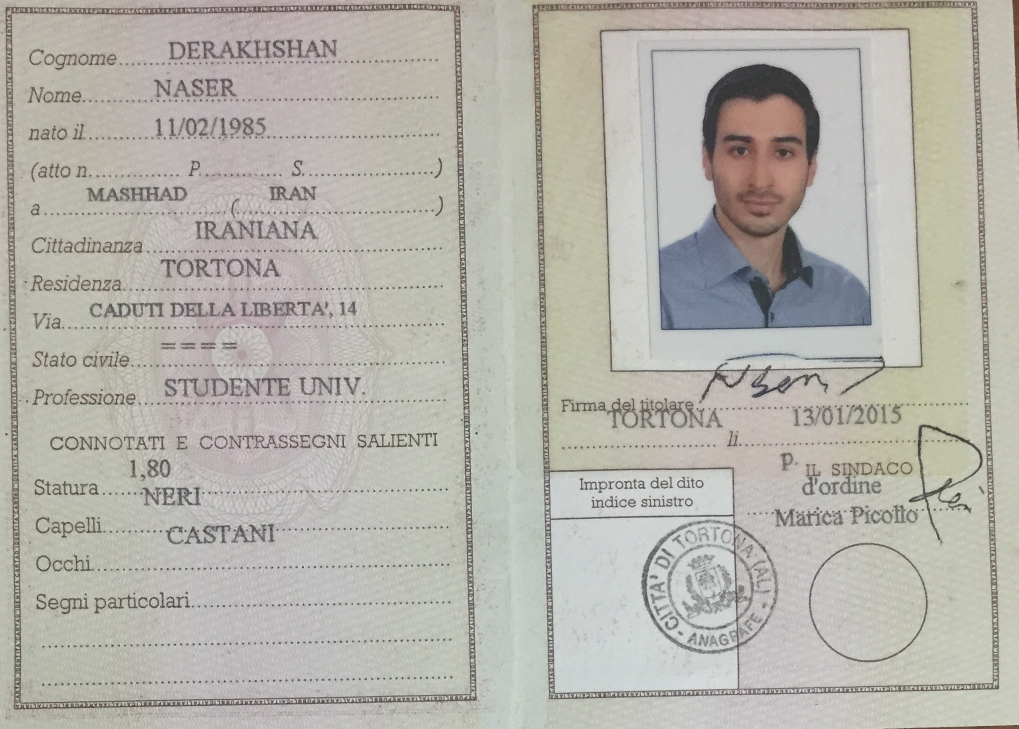
#> input picture OCR-AGS/IMG_0860.jpg, 2037 x 1457 px, given in place of scan001.jpg, which was not available (shown at 1/2 size)
$ python AutoRotateFinal.py   (Python 2 division)   (older library calls are emulated)
#> lines starting #> are read from the running program, lines starting #| are printed output that depends on the picture; after the words box and inside, x2 and y2 are one past the last pixel; in counts of white or black regions, pixels touching at a corner belong together; pictures that were not available may be replaced by others from this repository, and a replacement may not be noted
import glob
import os
import sys
import random
import cv2
from PIL import Image, ImageDraw
import numpy as np
from scipy.ndimage.filters import rank_filter
from scipy import ndimage

np.set_printoptions(threshold=np.nan)


def dilate(ary, N, iterations):
    """Dilate using an NxN '+' sign shape. ary is np.uint8."""
    kernel = np.zeros((N, N), dtype=np.uint8)
    kernel[(N - 1) / 2, :] = 1
    dilated_image = cv2.dilate(ary / 255, kernel, iterations=iterations)

    kernel = np.zeros((N, N), dtype=np.uint8)
    kernel[:, (N - 1) / 2] = 1
    dilated_image = cv2.dilate(dilated_image, kernel, iterations=iterations)
    return dilated_image


def props_for_contours(contours, ary):
    """Calculate bounding box & the number of set pixels for each contour."""
    c_info = []
    for c in contours:
        x, y, w, h = cv2.boundingRect(c)
        c_im = np.zeros(ary.shape)
        cv2.drawContours(c_im, [c], 0, 255, -1)
        c_info.append({
            'x1': x,
            'y1': y,
            'x2': x + w - 1,
            'y2': y + h - 1,
            'sum': np.sum(ary * (c_im > 0)) / 255
        })
    return c_info


def union_crops(crop1, crop2):
    """Union two (x1, y1, x2, y2) rects."""
    x11, y11, x21, y21 = crop1
    x12, y12, x22, y22 = crop2
    return min(x11, x12), min(y11, y12), max(x21, x22), max(y21, y22)


def intersect_crops(crop1, crop2):
    x11, y11, x21, y21 = crop1
    x12, y12, x22, y22 = crop2
    return max(x11, x12), max(y11, y12), min(x21, x22), min(y21, y22)


def crop_area(crop):
    x1, y1, x2, y2 = crop
    return max(0, x2 - x1) * max(0, y2 - y1)


def find_border_components(contours, ary):
    borders = []
    area = ary.shape[0] * ary.shape[1]
    for i, c in enumerate(contours):
        x, y, w, h = cv2.boundingRect(c)
        if w * h > 0.5 * area:
            borders.append((i, x, y, x + w - 1, y + h - 1))
    return borders


def angle_from_right(deg):
    return min(deg % 90, 90 - (deg % 90))


def remove_border(contour, ary):
    """Remove everything outside a border contour."""
    # Use a rotated rectangle (should be a good approximation of a border).
    # If it's far from a right angle, it's probably two sides of a border and
    # we should use the bounding box instead.
    c_im = np.zeros(ary.shape)
    r = cv2.minAreaRect(contour)
    degs = r[2]
    if angle_from_right(degs) <= 10.0:
        box = cv2.boxPoints(r)
        box = np.int0(box)
        cv2.drawContours(c_im, [box], 0, 255, -1)
        cv2.drawContours(c_im, [box], 0, 0, 4)
    else:
        x1, y1, x2, y2 = cv2.boundingRect(contour)
        cv2.rectangle(c_im, (x1, y1), (x2, y2), 255, -1)
        cv2.rectangle(c_im, (x1, y1), (x2, y2), 0, 4)

    return np.minimum(c_im, ary)


def find_components(edges, max_components=16):
    """Dilate the image until there are just a few connected components.

    Returns contours for these components."""
    # Perform increasingly aggressive dilation until there are just a few
    # connected components.
    count = 21
    dilation = 5
    n = 1
    while count > max_components:
        n += 1
        dilated_image = dilate(edges, N=3, iterations=n)
        image1, contours, hierarchy = cv2.findContours(dilated_image, cv2.RETR_TREE, cv2.CHAIN_APPROX_SIMPLE)
        count = len(contours)

    Image.fromarray(edges).show()

    Image.fromarray(255 * dilated_image).save('images/autorotate/dilated_image.jpg')
    img3 = cv2.imread('images/autorotate/dilated_image.jpg', 0)
    return contours, img3


def find_optimal_components_subset(contours, edges):
    """Find a crop which strikes a good balance of coverage/compactness.

    Returns an (x1, y1, x2, y2) tuple.
    """
    c_info = props_for_contours(contours, edges)
    c_info.sort(key=lambda x: -x['sum'])
    total = np.sum(edges) / 255
    area = edges.shape[0] * edges.shape[1]

    c = c_info[0]
    del c_info[0]
    this_crop = c['x1'], c['y1'], c['x2'], c['y2']
    crop = this_crop
    covered_sum = c['sum']

    while covered_sum < total:
        changed = False
        recall = 1.0 * covered_sum / total
        prec = 1 - 1.0 * crop_area(crop) / area
        f1 = 2 * (prec * recall / (prec + recall))
        # print '----'
        for i, c in enumerate(c_info):
            this_crop = c['x1'], c['y1'], c['x2'], c['y2']
            new_crop = union_crops(crop, this_crop)
            new_sum = covered_sum + c['sum']
            new_recall = 1.0 * new_sum / total
            new_prec = 1 - 1.0 * crop_area(new_crop) / area
            new_f1 = 2 * new_prec * new_recall / (new_prec + new_recall)

            # Add this crop if it improves f1 score,
            # _or_ it adds 25% of the remaining pixels for <15% crop expansion.
            # ^^^ very ad-hoc! make this smoother
            remaining_frac = c['sum'] / (total - covered_sum)
            new_area_frac = 1.0 * crop_area(new_crop) / crop_area(crop) - 1
            if new_f1 > f1 or (
                            remaining_frac > 0.25 and new_area_frac < 0.15):
                print '%d %s -> %s / %s (%s), %s -> %s / %s (%s), %s -> %s' % (
                    i, covered_sum, new_sum, total, remaining_frac,
                    crop_area(crop), crop_area(new_crop), area, new_area_frac,
                    f1, new_f1)
                crop = new_crop
                covered_sum = new_sum
                del c_info[i]
                changed = True
                break

        if not changed:
            break

    return crop


def pad_crop(crop, contours, edges, border_contour, pad_px=15):
    """Slightly expand the crop to get full contours.

    This will expand to include any contours it currently intersects, but will
    not expand past a border.
    """
    bx1, by1, bx2, by2 = 0, 0, edges.shape[0], edges.shape[1]
    if border_contour is not None and len(border_contour) > 0:
        c = props_for_contours([border_contour], edges)[0]
        bx1, by1, bx2, by2 = c['x1'] + 5, c['y1'] + 5, c['x2'] - 5, c['y2'] - 5

    def crop_in_border(crop):
        x1, y1, x2, y2 = crop
        x1 = max(x1 - pad_px, bx1)
        y1 = max(y1 - pad_px, by1)
        x2 = min(x2 + pad_px, bx2)
        y2 = min(y2 + pad_px, by2)
        return crop

    crop = crop_in_border(crop)

    c_info = props_for_contours(contours, edges)
    changed = False
    for c in c_info:
        this_crop = c['x1'], c['y1'], c['x2'], c['y2']
        this_area = crop_area(this_crop)
        int_area = crop_area(intersect_crops(crop, this_crop))
        new_crop = crop_in_border(union_crops(crop, this_crop))
        if 0 < int_area < this_area and crop != new_crop:
            print '%s -> %s' % (str(crop), str(new_crop))
            changed = True
            crop = new_crop

    if changed:
        return pad_crop(crop, contours, edges, border_contour, pad_px)
    else:
        return crop


def downscale_image(im, max_dim=2048):
    """Shrink im until its longest dimension is <= max_dim.

    Returns new_image, scale (where scale <= 1).
    """
    a, b = im.size
    if max(a, b) <= max_dim:
        return 1.0, im

    scale = 1.0 * max_dim / max(a, b)
    new_im = im.resize((int(a * scale), int(b * scale)), Image.ANTIALIAS)
    return scale, new_im


def process_image(path, out_path):
#> called with path = 'images/source/scan001.jpg', out_path = 'images/autorotate/process1.jpg'
    orig_im = Image.open(path)
#> orig_im is the input picture: PIL image 2037x1457 RGB; mean R, G, B 181.2, 179, 171.7
    scale, im = downscale_image(orig_im)
#> scale = 1

    edges = cv2.Canny(np.asarray(im), 100, 200)
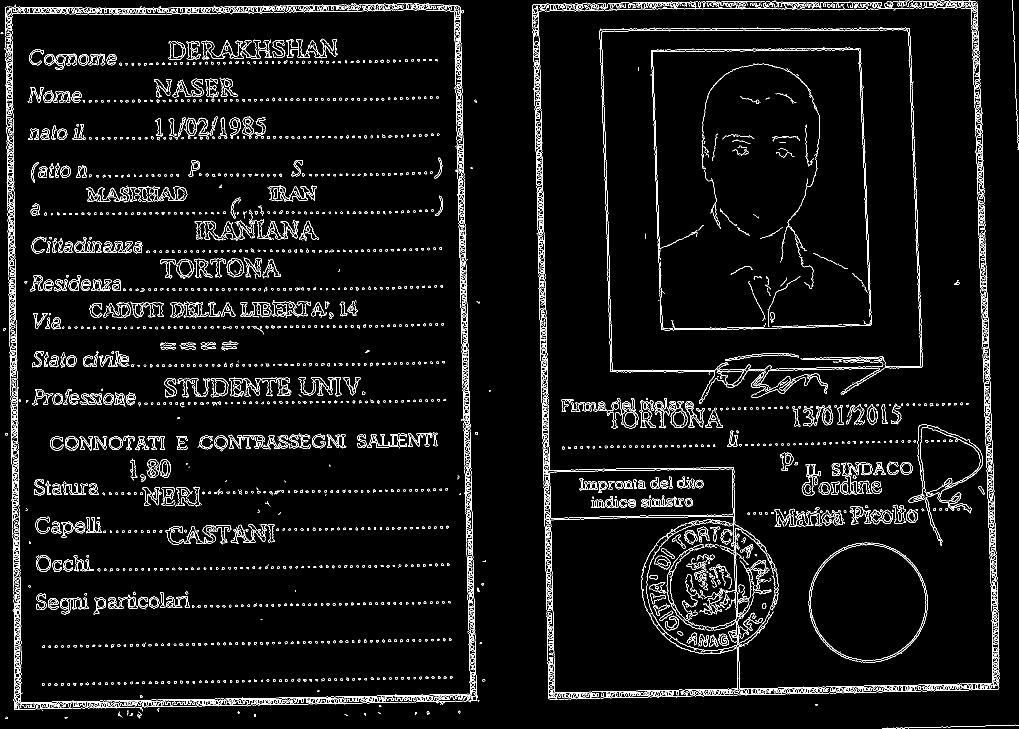
#> edges: shape (1457, 2037) (shown at 1/2 size); 4.9% white in thin lines or dots

    image1, contours, hierarchy = cv2.findContours(edges, cv2.RETR_TREE, cv2.CHAIN_APPROX_SIMPLE)
#> contours = 5103 contours, 3335 with area under 20; largest, box (x1, y1, x2, y2) and area: (1199, 54, 1846, 807) 420614, (1202, 59, 1842, 770) 416732, (1617, 1085, 1856, 1326) 43132, (1620, 1085, 1853, 1321) 41956, (1091, 937, 1467, 1042) 33518
    borders = find_border_components(contours, edges)
#> the loop in find_border_components, `for i, c in enumerate(contours):` made 5103 passes
#> (x, y, w, h) on passes 1 to 3: (1764, 1449, 273, 8), (129, 1434, 7, 3), (129, 1434, 4, 3)
#> after the loop in find_border_components, `for i, c in enumerate(contours):`: borders = []
#> borders = []
    borders.sort(key=lambda (i, x1, y1, x2, y2): (x2 - x1) * (y2 - y1))

    border_contour = None
    if len(borders):
        border_contour = contours[borders[0][0]]
        edges = remove_border(border_contour, edges)

    edges = 255 * (edges > 0).astype(np.uint8)
    # Remove ~1px borders using a rank filter.
    maxed_rows = rank_filter(edges, -4, size=(1, 20))
#> maxed_rows: shape (1457, 2037); 11.2% white; 1662 white regions (648 under 20 px), largest, box (x1, y1, x2, y2) and area: (7, 7, 935, 47) 11129, (1060, 1, 1960, 28) 10708, (1118, 801, 1944, 857) 10253
    maxed_cols = rank_filter(edges, -4, size=(20, 1))
#> maxed_cols: shape (1457, 2037); 10% white; 3237 white regions (1807 under 20 px), largest, box (x1, y1, x2, y2) and area: (10, 8, 46, 1426) 16799, (1924, 0, 1999, 1384) 16390, (908, 6, 954, 1408) 15848
    debordered = np.minimum(np.minimum(edges, maxed_rows), maxed_cols)
#> debordered: shape (1457, 2037); 2.4% white in thin lines or dots
    edges = debordered
    contours, img3 = find_components(edges)
#> the loop in find_components, `while count > max_components:` made 48 passes
#> count on passes 1 to 8: 2133, 1402, 784, 628, 333, 277, 230, 199
#> after the loop in find_components, `while count > max_components:`:
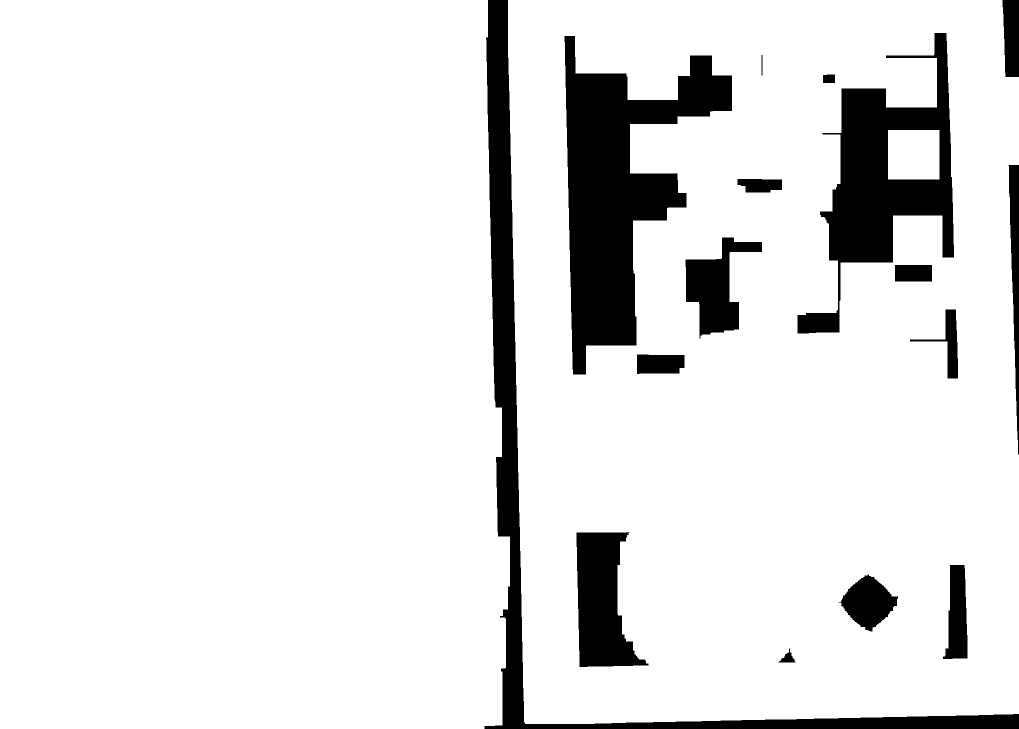
#> dilated_image: shape (1457, 2037) (shown at 1/2 size); values 0 (black) and 1 (white), 89.6% white; 16 black regions, largest, box (x1, y1, x2, y2) and area: (1129, 72, 1464, 749) 95344, (969, 0, 2037, 1457) 75566, (1595, 66, 1908, 667) 63782
#> after the loop in find_components, `while count > max_components:`: n = 49
#> contours = 16 contours; largest, box (x1, y1, x2, y2) and area: (0, 0, 1020, 1457) 1442408, (1016, 0, 2037, 1448) 1434496, (1128, 71, 1465, 750) 96545, (1594, 65, 1909, 668) 75166, (1152, 1063, 1298, 1335) 24692
    if len(contours) == 0:
        print '%s -> (no text!)' % path
        return

    height, width = img3.shape
    edges2 = cv2.Canny(img3, 50, 150, apertureSize=3)
#> edges2: shape (1457, 2037); 0.46% white in thin lines or dots, all inside (x1, y1, x2, y2) = (968, 0, 2037, 1457)
    Image.fromarray(edges2).show()
    lines2 = cv2.HoughLinesP(edges2, 1, np.pi / 180, 100, minLineLength=width / 10.0, maxLineGap=20)
#> lines2 = [[2018, 374, 2030, 745], [1893, 67, 1901, 319], [1033, 776, 1037, 1022]]
    angle = 0.0
    for linp in lines2[0]:
        angle += np.arctan2(linp[2] - linp[0], linp[3] - linp[1])
#> this loop made 1 pass
#> (linp, angle) on pass 1: ([2018, 374, 2030, 745], 0.0323)
#> after the loop, angle = 0.0323
        # cv2.imwrite('images/autorotate/houghlines.jpg', img3)

    imgFinal = cv2.imread(path, 0)
    deskewed_image = ndimage.rotate(imgFinal, angle / len(lines2[0]))
    cv2.imwrite(out_path, deskewed_image)


def process_image2(path, out_path):
#> called with path = 'images/autorotate/process1.jpg', out_path = 'images/autorotate/process2.jpg'
    orig_im = Image.open(path)
#> orig_im: PIL image 2038x1458 L
    scale, im = downscale_image(orig_im)
#> scale = 1

    edges = cv2.Canny(np.asarray(im), 100, 200)
#> edges: shape (1458, 2038); 5.1% white in thin lines or dots

    image1, contours, hierarchy = cv2.findContours(edges, cv2.RETR_TREE, cv2.CHAIN_APPROX_SIMPLE)
#> contours = 5096 contours, 3338 with area under 20; largest, box (x1, y1, x2, y2) and area: (1302, 96, 1744, 661) 232506, (1305, 98, 1744, 661) 231532, (1618, 1085, 1857, 1326) 42900, (1621, 1088, 1853, 1321) 41776, (1064, 0, 2000, 1400) 36756
    borders = find_border_components(contours, edges)
#> the loop in find_border_components (call 2), `for i, c in enumerate(contours):` made 5096 passes
#> (x, y, w, h) on passes 1 to 3: (1876, 1455, 31, 3), (130, 1435, 5, 4), (130, 1435, 4, 4)
#> borders = [(4027, 133, 243, 2037, 1457), (5095, 0, 0, 1904, 1457)]
    borders.sort(key=lambda (i, x1, y1, x2, y2): (x2 - x1) * (y2 - y1))

    border_contour = None
    if len(borders):
        border_contour = contours[borders[0][0]]
#> border_contour = contour of 2391 points, box (x1, y1, x2, y2) (133, 243, 2038, 1458), area 4
        edges = remove_border(border_contour, edges)
#> in remove_border, `r = cv2.minAreaRect(contour)`: r = ((1359.2, 1280.7), (2257.3, 1021.9), -32.53)
#> in remove_border, `degs = r[2]`: degs = -32.53
#> in remove_border, `x1, y1, x2, y2 = cv2.boundingRect(contour)`: x1 = 133; y1 = 243; x2 = 1905; y2 = 1215

    edges = 255 * (edges > 0).astype(np.uint8)
#> edges: shape (1458, 2038); 2.7% white in thin lines or dots, all inside (x1, y1, x2, y2) = (136, 246, 1903, 1213)
    # Remove ~1px borders using a rank filter.
    maxed_rows = rank_filter(edges, -4, size=(1, 20))
#> maxed_rows: shape (1458, 2038); 6.3% white; 1025 white regions (501 under 20 px), largest, box (x1, y1, x2, y2) and area: (1118, 799, 1908, 857) 10241, (1498, 1014, 1905, 1054) 6238, (177, 605, 671, 637) 5644
    maxed_cols = rank_filter(edges, -4, size=(20, 1))
#> maxed_cols: shape (1458, 2038); 5.4% white; 2234 white regions (1295 under 20 px), largest, box (x1, y1, x2, y2) and area: (913, 240, 950, 1220) 10940, (1070, 240, 1107, 1220) 10893, (1341, 1031, 1450, 1124) 2595
    debordered = np.minimum(np.minimum(edges, maxed_rows), maxed_cols)
    edges = debordered
    contours, img3 = find_components(edges)
#> call 2 of find_components, with max_components = 16
#> the loop in find_components (call 2), `while count > max_components:` made 35 passes
#> count on passes 1 to 8: 1475, 1001, 546, 415, 233, 203, 170, 154
#> after the loop in find_components (call 2), `while count > max_components:`:
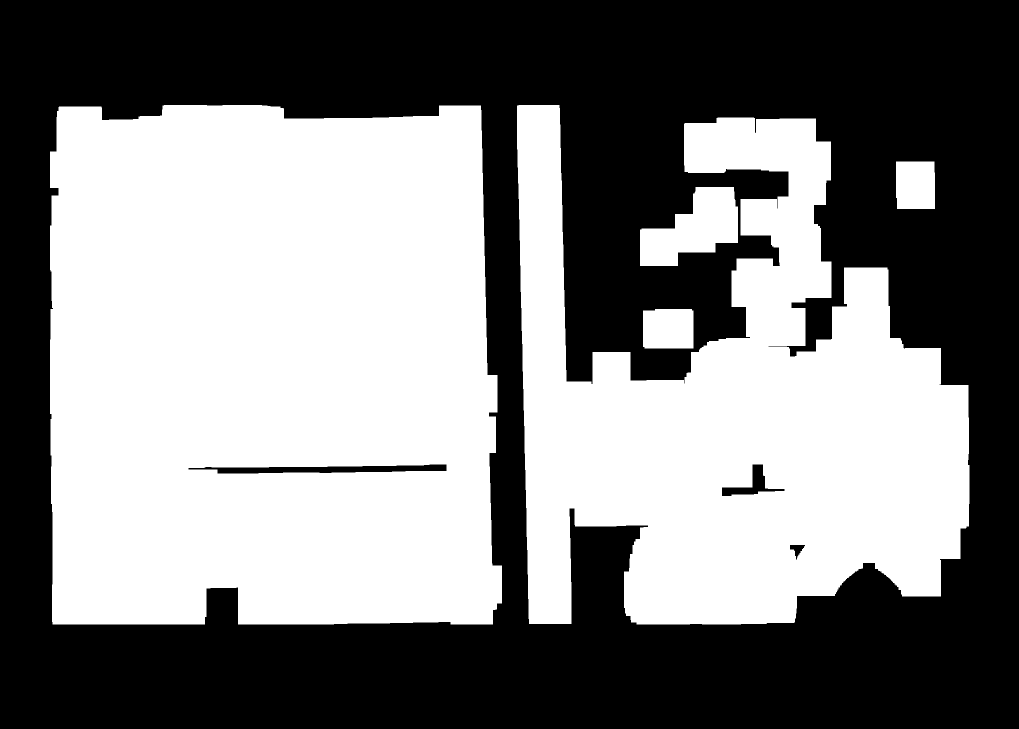
#> dilated_image: shape (1458, 2038) (shown at 1/2 size); values 0 (black) and 1 (white), 49.7% white; 5 white regions, box (x1, y1, x2, y2) and area: (100, 210, 1004, 1249) 887000, (1034, 210, 1939, 1249) 554561, (1280, 374, 1476, 532) 18800, (1286, 618, 1387, 697) 7889, (1792, 323, 1870, 418) 7344
#> after the loop in find_components (call 2), `while count > max_components:`: n = 36
#> contours = 8 contours; box (x1, y1, x2, y2) and area: (100, 210, 1004, 1249) 890506, (1034, 210, 1939, 1249) 553819, (1280, 374, 1476, 532) 18453, (1286, 618, 1387, 697) 7712, (1792, 323, 1870, 418) 7173, (376, 928, 894, 948) 6122, (1443, 928, 1570, 993) 2592, (1579, 1089, 1611, 1120) 455
    if len(contours) == 0:
        print '%s -> (no text!)' % path
        return

    crop = find_optimal_components_subset(contours, edges)
#> the loop in props_for_contours, `for c in contours:` made 8 passes
#> (x, y, w, h) on passes 1 to 7: (1286, 618, 101, 79), (1280, 374, 196, 158), (1792, 323, 78, 95), (1034, 210, 905, 1039), (1579, 1089, 32, 31), (1443, 928, 127, 65), (100, 210, 904, 1039)
#> the loop in find_optimal_components_subset, `while covered_sum < total:` made 1 pass
    crop = pad_crop(crop, contours, edges, border_contour)
#> the loop in props_for_contours (call 2), `for c in contours:` made 1 pass
#> after the loop in props_for_contours (call 2), `for c in contours:`:
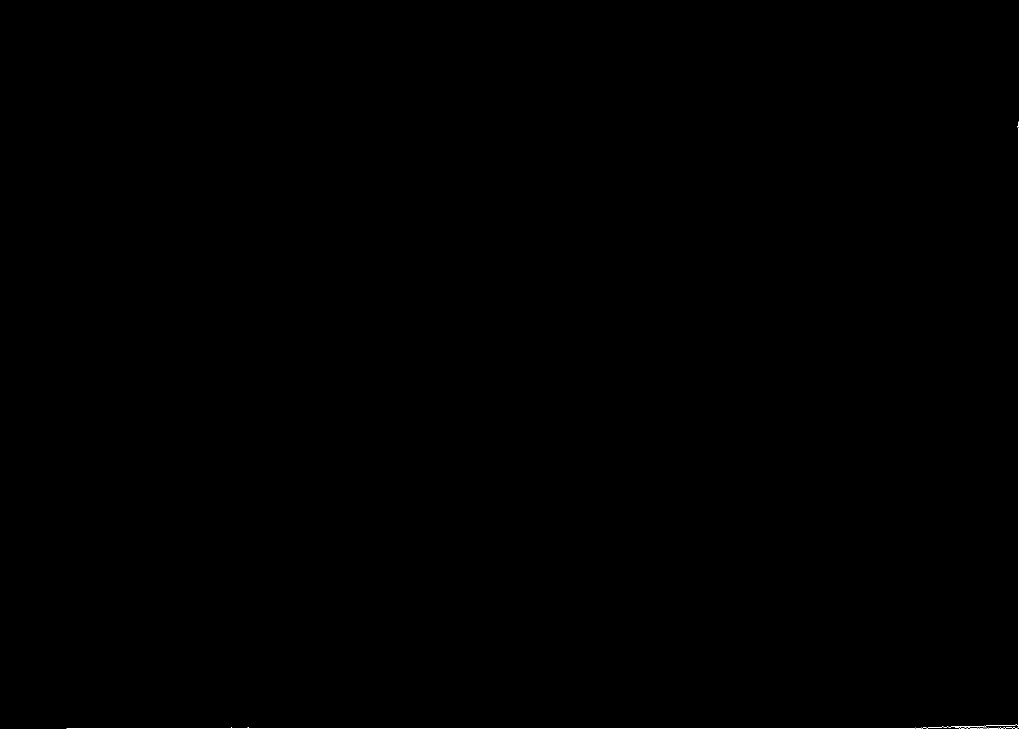
#> c_im: shape (1458, 2038) float64 (shown at 1/2 size); 0.11% white in thin lines or dots, all inside (x1, y1, x2, y2) = (133, 243, 2038, 1458)
#> the loop in pad_crop, `for c in c_info:` made 8 passes
#> c on passes 1, 2, 3, 5, 6, 7, 8: {'x1': 1286, 'y1': 618, 'x2': 1386, 'y2': 696, 'sum': 10}, {'x1': 1280, 'y1': 374, 'x2': 1475, 'y2': 531, 'sum': 42}, {'x1': 1792, 'y1': 323, 'x2': 1869, 'y2': 417, 'sum': 7}, {'x1': 1579, 'y1': 1089, 'x2': 1610, 'y2': 1119, 'sum': 0}, {'x1': 1443, 'y1': 928, 'x2': 1569, 'y2': 992, 'sum': 0}, {'x1': 100, 'y1': 210, 'x2': 1003, 'y2': 1248, 'sum': 19282}, {'x1': 376, 'y1': 928, 'x2': 893, 'y2': 947, 'sum': 0}

    crop = [int(x / scale) for x in crop]  # upscale to the original image size.
    draw = ImageDraw.Draw(im)
    c_info = props_for_contours(contours, edges)
    for c in c_info:
        this_crop = c['x1'], c['y1'], c['x2'], c['y2']
        draw.rectangle(this_crop, outline='blue')
#> this loop made 8 passes
    draw.rectangle(crop, outline='red')
    im.show()
    text_im = orig_im.crop(crop)
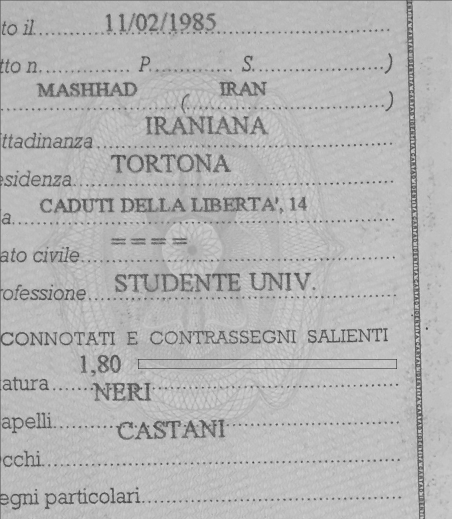
#> text_im: PIL image 903x1038 L (shown at 1/2 size); min 29, max 230, mean 179.3
    text_im.save(out_path)

process_image('images/source/scan001.jpg', 'images/autorotate/process1.jpg')
process_image2('images/autorotate/process1.jpg', 'images/autorotate/process2.jpg')

if __name__ == '__main__':
    if len(sys.argv) == 2 and '*' in sys.argv[1]:
        files = glob.glob(sys.argv[1])
        random.shuffle(files)
    else:
        files = sys.argv[1:]

    for path in files:
        out_path = path.replace('.jpg', '.crop.png')
        if os.path.exists(out_path): continue
        try:
            process_image(path, out_path)
        except Exception as e:
            print '%s %s' % (path, e)
